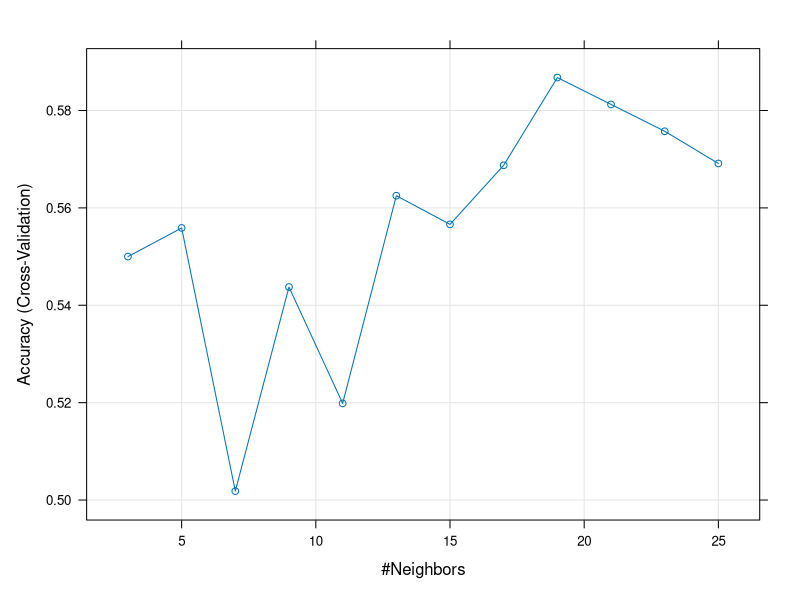

The R script that drew this image:

##################################################################
# RADIO SAM BEZ DAYOFWEEK
# ZA DOMACI UBACITE I DAYOFWEEK I VIDITE KAKO SE PROMENIO NAS MODEL
# NA KRAJU BI TREBALO OVO DA DOBIJETE AKO STE LEPO ODRADILI SA ISTIM SEEDOM
# Accuracy Precision    Recall        F1 
# 0.6750000 0.7142857 0.6818182 0.6976744
##################################################################

# SVE VARIJABLE ZA KNN MORAJU DA BUDU NUMERICKE, A IZLAZNA VARIJABLA FAKTORSKA !!!
# NAKON SREDJIVANJA DATASETA MORAMO DA STANDARDIZUJEMO NUMERICKE VARIJABLE !
# AKO JE p > 0.05 onda je normalna raspodela, ako je p < 0.05 onda nije !

data <- read.csv("travel-times.csv", stringsAsFactors = F)

str(data)
summary(data)

# sve varijable moraju da budu numericke i
# moramo da ih standardizujemo, odnosno dovedemo u slican 
# opseg vrednosti da bismo izvrsili KNN algoritam
# neke faktorske cemo nekad pretvarati u numericke, a neke cemo totalno izbaciti
# varijable Date, StartTime, DayOfWeek
# nisu numericke, niti su nam potrebne za model
# kao u prethodnom zadatku stabla, tako da cemo ih izbaciti

length(unique(data$Date))
length(unique(data$StartTime))
length(unique(data$DayOfWeek))
length(unique(data$GoingTo))
# vidimo da Date i StartTime imaju previse razlicitih vrednosti
# pa cemo njih 100% izbaciti
# a sto se tice DayOfWeek, to cemo sad izbaciti, a za domaci cete sami ubaciti
# i videti kako se menja vas model
data$Date <- NULL
data$StartTime <- NULL
data$DayOfWeek <- NULL


apply(data, MARGIN = 2, FUN = function(x) sum(is.na(x)))
apply(data, MARGIN = 2, FUN = function(x) sum(x == "-", na.rm = T))
apply(data, MARGIN = 2, FUN = function(x) sum(x == "", na.rm = T))
apply(data, MARGIN = 2, FUN = function(x) sum(x == " ", na.rm = T))

# 2 '-' ima FuelEconomy
# Prazne stringove ima GoingTo, FuelEconomy i Comments. 
# Comments ima previse nedostajucih vrednosti i treba ukloniti kolonu
# ali cemo to uraditi kasnije jer nam treba za izlaznu varijablu

# opet radimo isto kao prosli put za GoingTo
# NA vrednosti pretvaramo u Work jer njega ima vise
# ali ovaj put moramo faktor da pretvorimo u numeric
# jer nam je to potrebno za izvrsavanje KNN algoritma
data$GoingTo[data$GoingTo == ""] <- NA
table(data$GoingTo)
data$GoingTo[is.na(data$GoingTo)] <- "Work"
data$GoingTo <- as.numeric(as.factor(data$GoingTo))

# pretvaramo nedostajuce vrednosti za FuelEconomy u NA i, posto je to character
# varijabla trenutno, moramo da je pretvorimo u numericku zbog KNN algoritma
# mozemo i samo da kazemo as.numeric(data$FuelEconomy) i on ce sam da pretvori
# sve vrednosti u NA
data$FuelEconomy[data$FuelEconomy == "" | data$FuelEconomy == "-"] <- NA
class(data$FuelEconomy)
data$FuelEconomy <- as.numeric(data$FuelEconomy)

# proveravamo kakvu raspodelu ima FuelEconomy da bismo videli s kojom
# vrednoscu da zamenimo NA vrednosti
shapiro.test(data$FuelEconomy)
# nema normlanu raspodelu, pa NA menjamo medijanom

medijanaFuelEco <- median(data$FuelEconomy, na.rm = TRUE)
data$FuelEconomy[is.na(data$FuelEconomy)] <- medijanaFuelEco

str(data)
# u zadatku nam kaze da pravimo novu varijablu Take407All koja uzima
# vrednost YES ako je vrednost Congestion407 manja od vrednosti na 
# 60-tom percentilu, a NO ako je veca
# ako koristimo funkciju summary(data), 
# dobicemo min, max, 1. kvartil, medijanu, sredinu, 3. kvartil
# ali ne znamo koji je 60ti percentil, za to koristimo funkciju
# quantile koje ima u CHEATSHEETu
percentil60 <- quantile(data$Congestion407, 0.6)
percentil60
data$Take407All <- ifelse(data$Congestion407 < percentil60 
                          & data$Comments == "", yes = "Yes", no = "No")
# sad mozemo da izbacimo Congestion407 i Comments jer smo ih iskoristili
# za kreiranje izlazne varijable i nisu nam vise potrebne
data$Congestion407 <- NULL
data$Comments <- NULL
str(data)
# Take407 je character varijabla, pretvaramo je u factor, s njom ne radimo
# ona je izlazna, prediktor varijable moraju da budu numericke
data$Take407All <- as.factor(data$Take407All)

# sada su nam sve varijable numericke, jedino sto nam preostaje
# je da ih standardizujemo, dovedemo u slican opseg vrednosti kako
# bismo izvrsili nas KNN algoritam

########################################
########################################
# Pre nego sto krenemo sa autlajerima, prvo da vidite sta je to
# i kako smo dosli do toga, za primer cu uzeti jednu varijablu:
# boxplot(data$MaxSpeed) - crta grafik sa 5 tacaka: min, 1. kvartil, medijana, 3. kvartil, max
# boxplot.stats(data$MaxSpeed) - prikazuje statistiku varijable, dobili smo:


# $stats      - ovo je upravo ovih 5 tacaka iznad, respektivno
# [1] 119.0 124.9 127.4 129.8 137.1

# $n          - ovo je broj observacija
# [1] 205
#
# $conf       - confidence interval, interval poverenja za vrednost medijane
# [1] 126.8593 127.9407

# $out        - ovo su konkretni autlajeri, ima ih 6
# [1] 137.8 112.2 114.4 140.9 138.0 137.7
# length(boxplot.stats(data$MaxSpeed)$out) - vraca koliko autlajera imamo

# Sada kad smo prosli ovu funkciju da razumete sta je, iskoristicemo 
# funkciju apply kako bi je izvrsili na sve kolone i vidimo
# da li ima autlajera
########################################
########################################

# kad izvrsimo sledecu funkciju, pise nam za svaku varijablu
# koliko ima outlajera
apply(X = data[,2:8], 2, FUN = function(x) length(boxplot.stats(x)$out))
# posto ima outlajera onda obavezno moramo da uradimo standardizaciju
# na koji nacin zavisi da li varijabla ima ili nema normalnu raspodelu
apply(X = data[,2:8], 2, FUN = function(x) shapiro.test(x))
# nijedna nema normalnu raspodelu

# sve p vrednosti su manje od 0.05, pa je center = median(x) scale = IQR(x), x nam je ta kolona
# ako je neka veca od 0.05, odnosno ima normalnu raspodelu onda pisemo center = TRUE scale = TRUE
# center = TRUE znaci da uzima MEAN, a scale = TRUE da deli sa standardnom devijacijom
# IQR = Interquartile range vam je razlika izmedju 3. i 1. kvartila 
# naravno izbacite kolone koje ne trebaju u odredjenoj funkciji
# data.std je u pocetku matrica, zato mi moramo da ga pretvorimo u dataframe
# da bismo nad njim testirali algoritam
data.std <- apply(X = data[,2:8], 2, FUN = function(x) scale(x, center = median(x), scale = IQR(x)))
data.std <- as.data.frame(data.std)
# sad dodamo Take407All jer je ona ta poslednja, factor varijabla
data.std$Take407All <- as.factor(data$Take407All)
# ako zelimo da specificiramo kojim redosledom idu leveli
# onda mozemo da koristimo factor umesto as.factor, npr.
# factor(data$Take407All, levels = ("No", "Yes"))
# onda ce ici prvo No, pa onda Yes, a sa as.factor sam bira

# dodamo faktorsku kao integer, nije potrebno da je skaliramo jer je binarna
data.std$GoingTo <- as.integer(data$GoingTo)
# promenimo redosled da nam poslednja bude izlazna
data.std <- data.std[,c(9,1:8)]

# ?scale
# PRIMER KAD IMA I NEKIH SA NORMALNOM RASPODELOM, SAMO DODAMO KOLONE NA SLEDECI NACIN:
# data.std$Kolona <- as.vector(scale(data$Kolona, center = TRUE, scale = TRUE)) | scale(x, center = mean(x), scale = sd(x))
# as.vector jer nam inicijalno vraca matricu, a mi ne zelimo matricu u koloni

str(data.std)
summary(data.std)

# sada, kao sto vidite u data.std dataframe-u, imamo standardizovane
# vrednosti i mozemo da idemo dalje



# kad smo zavrsili sa standardizacijom, pravimo train i test setove
library(caret)
set.seed(1010)
indexes <- createDataPartition(data.std$Take407All, p = 0.8, list = FALSE)
train.data <- data.std[indexes, ]
test.data <- data.std[-indexes, ]

# krosvalidacija za 10 iteracija
# nacin za pronalazenje sto boljih vrednosti za parametar
# koji nam je potreban
# za krosvalidaciju uvek e1071 !!!
library(e1071)
library(caret)
numFolds <- trainControl(method = "cv", number = 10) 
# za sledecu funkciju smo izabrali neparne brojeve od 3 do 25
# jer nam je K koliko najblizih vrednosti gledamo
# i mora da bude neparan da bi jedna klasa bila dominantnija
# u odnosu na drugu
kGrid = expand.grid(.k = seq(from = 3, to = 25, by = 2))
# OBAVEZNO SET.SEED !!!
# funkcija ispod je kao rpart kod klasifikacionih stabala
# samo za method pisemo knn, za trControl numFolds koji smo dobili iznad
# i za tuneGrid kGrid koji smo dobili iznad

set.seed(1010)

# KUCAS "train(" U CHEATSHEETU
knn.cv <- train(x = train.data[,-9],
                y = train.data$Take407All,
                method = "knn",
                trControl = numFolds,
                tuneGrid = kGrid)

knn.cv
plot(knn.cv)
# dobili smo da je najbolji value za k = 19, to mozemo uzeti linjom koda ispod

best_k <- knn.cv$bestTune$k

# KUCAS KNN U CHEATSHEETU
library(class)
knn.pred <- knn(train = train.data[,-9], # training data without the output (class) variable
                test = test.data[,-9], # test data without the output (class) variable
                cl = train.data$Take407All, # output (class) variable is specified here
                k = best_k)

# Yes nam je pozitivna klasa
getEvaluationMetrics <- function(cm){
  
  TP <- cm[2,2]
  TN <- cm[1,1]
  FP <- cm[1,2]
  FN <- cm[2,1]
  
  accuracy <- sum(diag(cm)) / sum(cm)
  precision <- TP / (TP + FP)
  recall <- TP / (TP + FN)
  F1 <- (2*precision*recall) / (precision + recall)
  
  c(Accuracy = accuracy, 
    Precision = precision, 
    Recall = recall, 
    F1 = F1)
  
}

knn.cm <- table(true = test.data$Take407All, predicted = knn.pred)
knn.cm
# vidimo da ce nam model imati slabije metrike
# jer je tacno predvideo samo 26/40 observacija
# vidimo da nam su nam vrednosti na sporednoj dijagonali iste
# tako da zakljucujemo da ce nam precision, recall i F1 statistika
# biti iste vrednosti

knn.eval <- getEvaluationMetrics(knn.cm)
knn.eval

# accuracy = procenat tacnih predikcija, ovde smo od ukupnog broja observacija
# u test setu, sto je 40, tacno predvideli 26, pa nam je tacnost niza, odnosno 0.65

# precision = udeo onih koje smo predvideli da su pozitivne koje su stvarno pozitivne
# ovde smo od 22 koje smo rekli da su pozitivne, pogodili 15, odnosno da treba ici autoputem,
# a za 7 smo rekli da treba, a zapravo ne treba, pa nam je precision 0.681

# recall = udeo observacija koje su stvarno pozitivne koje smo predvideli da su pozitivne
# ista nam je vrednost kao za precision jer su iste vrednosti za FP i FN
# dakle od 22 observacije gde treba ici autoputem, rekli smo da treba ici za 15 sto je tacno,
# a za 7 smo rekli da ne treba, a u stvari treba

# F1 = sluzi za evaluaciju modela kada su precision i recall u balansu, 
# govori koliko je dobar model, ovde nam je vrednost F1 statistike 0.681,
# isto kao precision i recall jer su oni potpuno jednaki

# ZA DOMACI UBACITE I DAYOFWEEK I VIDITE KAKO SE PROMENIO NAS MODEL
# NA KRAJU BI TREBALO OVO DA DOBIJETE AKO STE LEPO ODRADILI SA ISTIM SEEDOM
# Accuracy Precision    Recall        F1 
# 0.6750000 0.7142857 0.6818182 0.6976744 